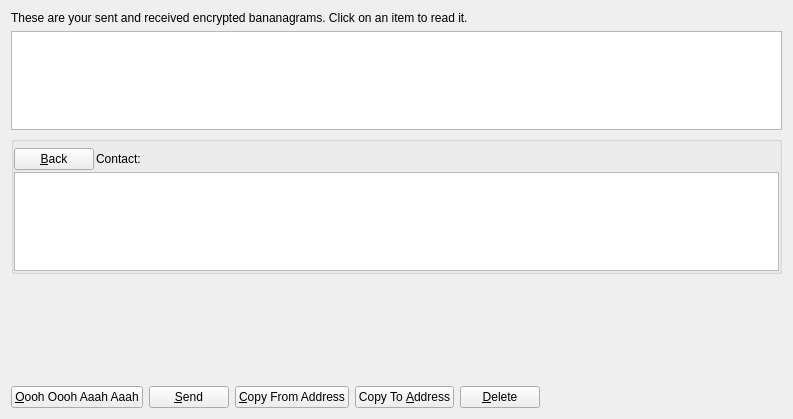
<?xml version="1.0" encoding="UTF-8"?>
<ui version="4.0">
 <class>MessagePage</class>
 <widget class="QWidget" name="MessagePage">
  <property name="geometry">
   <rect>
    <x>0</x>
    <y>0</y>
    <width>793</width>
    <height>419</height>
   </rect>
  </property>
  <property name="windowTitle">
   <string>Address Book</string>
  </property>
  <layout class="QVBoxLayout" name="verticalLayout_2">
   <item>
    <widget class="QLabel" name="labelExplanation">
     <property name="text">
      <string>These are your sent and received encrypted bananagrams. Click on an item to read it.</string>
     </property>
     <property name="textFormat">
      <enum>Qt::PlainText</enum>
     </property>
     <property name="wordWrap">
      <bool>true</bool>
     </property>
    </widget>
   </item>
   <item>
    <widget class="QTableView" name="tableView">
     <property name="contextMenuPolicy">
      <enum>Qt::CustomContextMenu</enum>
     </property>
     <property name="toolTip">
      <string>Click on a bananagram to view it</string>
     </property>
     <property name="tabKeyNavigation">
      <bool>false</bool>
     </property>
     <property name="alternatingRowColors">
      <bool>true</bool>
     </property>
     <property name="selectionMode">
      <enum>QAbstractItemView::SingleSelection</enum>
     </property>
     <property name="selectionBehavior">
      <enum>QAbstractItemView::SelectRows</enum>
     </property>
     <property name="sortingEnabled">
      <bool>true</bool>
     </property>
     <attribute name="verticalHeaderVisible">
      <bool>false</bool>
     </attribute>
    </widget>
   </item>
   <item>
    <layout class="QVBoxLayout" name="verticalLayout">
     <item>
      <widget class="QGroupBox" name="messageDetails">
       <property name="title">
        <string/>
       </property>
       <layout class="QVBoxLayout" name="verticalLayout_4">
        <property name="spacing">
         <number>2</number>
        </property>
        <property name="leftMargin">
         <number>0</number>
        </property>
        <property name="topMargin">
         <number>6</number>
        </property>
        <property name="rightMargin">
         <number>0</number>
        </property>
        <property name="bottomMargin">
         <number>0</number>
        </property>
        <item>
         <layout class="QHBoxLayout" name="horizontalLayout_3">
          <item>
           <widget class="QPushButton" name="backButton">
            <property name="text">
             <string>&amp;Back</string>
            </property>
            <property name="icon">
             <iconset resource="../bitcoin.qrc">
              <normaloff>:/icons/quit</normaloff>:/icons/quit</iconset>
            </property>
           </widget>
          </item>
          <item>
           <widget class="QLabel" name="labelContact">
            <property name="text">
             <string>Contact:</string>
            </property>
           </widget>
          </item>
          <item>
           <widget class="QLabel" name="contactLabel">
            <property name="text">
             <string/>
            </property>
           </widget>
          </item>
          <item>
           <spacer name="horizontalSpacer_3">
            <property name="orientation">
             <enum>Qt::Horizontal</enum>
            </property>
            <property name="sizeHint" stdset="0">
             <size>
              <width>40</width>
              <height>20</height>
             </size>
            </property>
           </spacer>
          </item>
         </layout>
        </item>
        <item>
         <widget class="QListView" name="listConversation">
          <property name="styleSheet">
           <string notr="true">#listConversation { color: #000000; }</string>
          </property>
         </widget>
        </item>
        <item>
         <layout class="QVBoxLayout" name="verticalLayout_3"/>
        </item>
       </layout>
      </widget>
     </item>
     <item>
      <widget class="MRichTextEdit" name="messageEdit" native="true">
       <property name="minimumSize">
        <size>
         <width>0</width>
         <height>100</height>
        </size>
       </property>
      </widget>
     </item>
     <item>
      <layout class="QHBoxLayout" name="horizontalLayout">
       <item>
        <widget class="QPushButton" name="newButton">
         <property name="text">
          <string>&amp;Oooh Oooh Aaah Aaah</string>
         </property>
         <property name="icon">
          <iconset resource="../bitcoin.qrc">
           <normaloff>:/icons/add</normaloff>:/icons/add</iconset>
         </property>
        </widget>
       </item>
       <item>
        <widget class="QPushButton" name="sendButton">
         <property name="toolTip">
          <string>Sign a message to prove you own a BananaBits address</string>
         </property>
         <property name="text">
          <string>&amp;Send</string>
         </property>
         <property name="icon">
          <iconset resource="../bitcoin.qrc">
           <normaloff>:/icons/send</normaloff>:/icons/send</iconset>
         </property>
        </widget>
       </item>
       <item>
        <widget class="QPushButton" name="copyFromAddressButton">
         <property name="toolTip">
          <string>Copy the currently selected address to the system clipboard</string>
         </property>
         <property name="text">
          <string>&amp;Copy From Address</string>
         </property>
         <property name="icon">
          <iconset resource="../bitcoin.qrc">
           <normaloff>:/icons/editcopy</normaloff>:/icons/editcopy</iconset>
         </property>
        </widget>
       </item>
       <item>
        <widget class="QPushButton" name="copyToAddressButton">
         <property name="toolTip">
          <string>Copy the currently selected address to the system clipboard</string>
         </property>
         <property name="text">
          <string>Copy To &amp;Address</string>
         </property>
         <property name="icon">
          <iconset resource="../bitcoin.qrc">
           <normaloff>:/icons/editcopy</normaloff>:/icons/editcopy</iconset>
         </property>
        </widget>
       </item>
       <item>
        <widget class="QPushButton" name="deleteButton">
         <property name="toolTip">
          <string>Delete the currently selected address from the list</string>
         </property>
         <property name="text">
          <string>&amp;Delete</string>
         </property>
         <property name="icon">
          <iconset resource="../bitcoin.qrc">
           <normaloff>:/icons/remove</normaloff>:/icons/remove</iconset>
         </property>
        </widget>
       </item>
       <item>
        <spacer name="horizontalSpacer">
         <property name="orientation">
          <enum>Qt::Horizontal</enum>
         </property>
         <property name="sizeHint" stdset="0">
          <size>
           <width>40</width>
           <height>20</height>
          </size>
         </property>
        </spacer>
       </item>
      </layout>
     </item>
    </layout>
   </item>
  </layout>
 </widget>
 <customwidgets>
  <customwidget>
   <class>MRichTextEdit</class>
   <extends>QWidget</extends>
   <header>mrichtextedit.h</header>
   <container>1</container>
  </customwidget>
 </customwidgets>
 <resources>
  <include location="../bitcoin.qrc"/>
 </resources>
 <connections/>
</ui>
